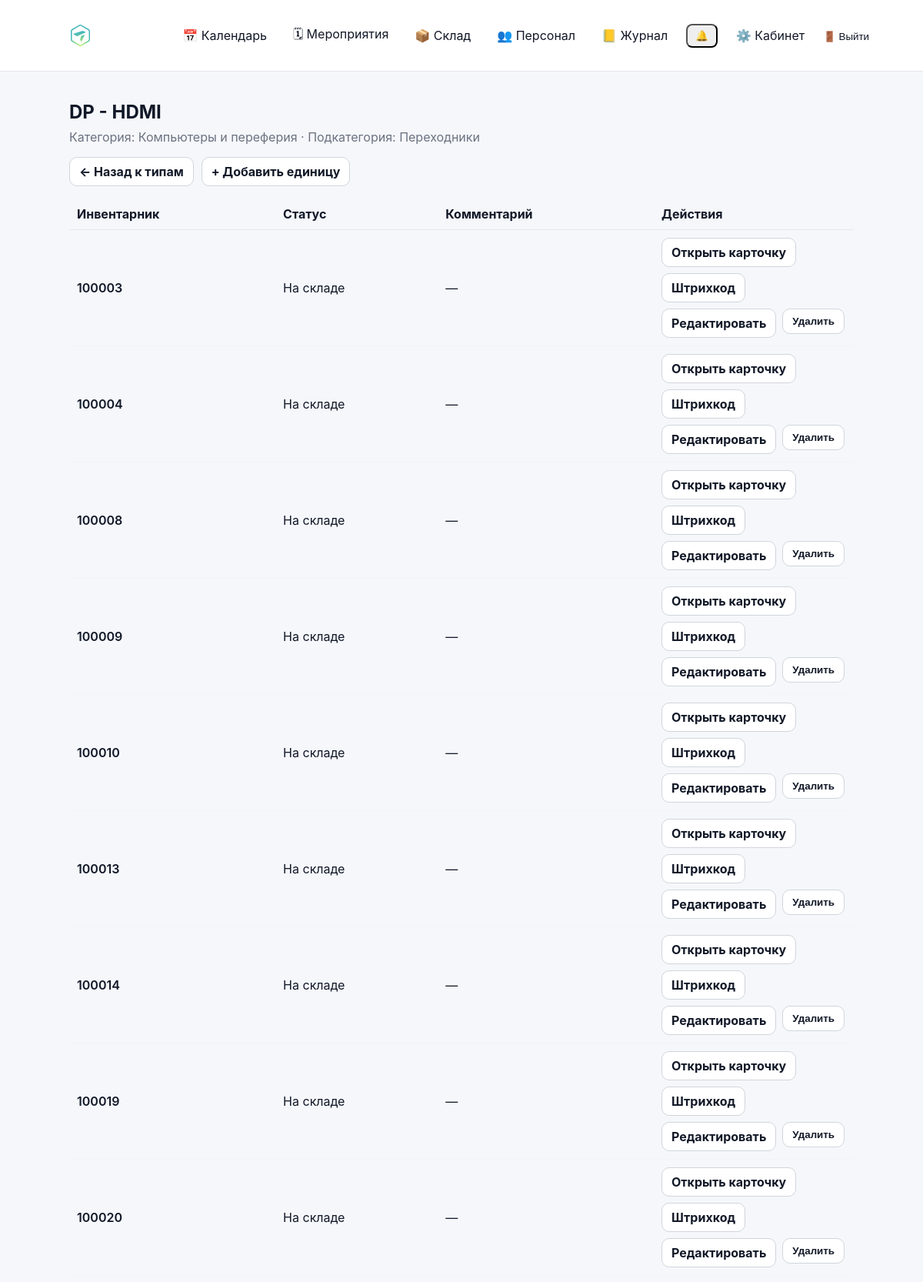
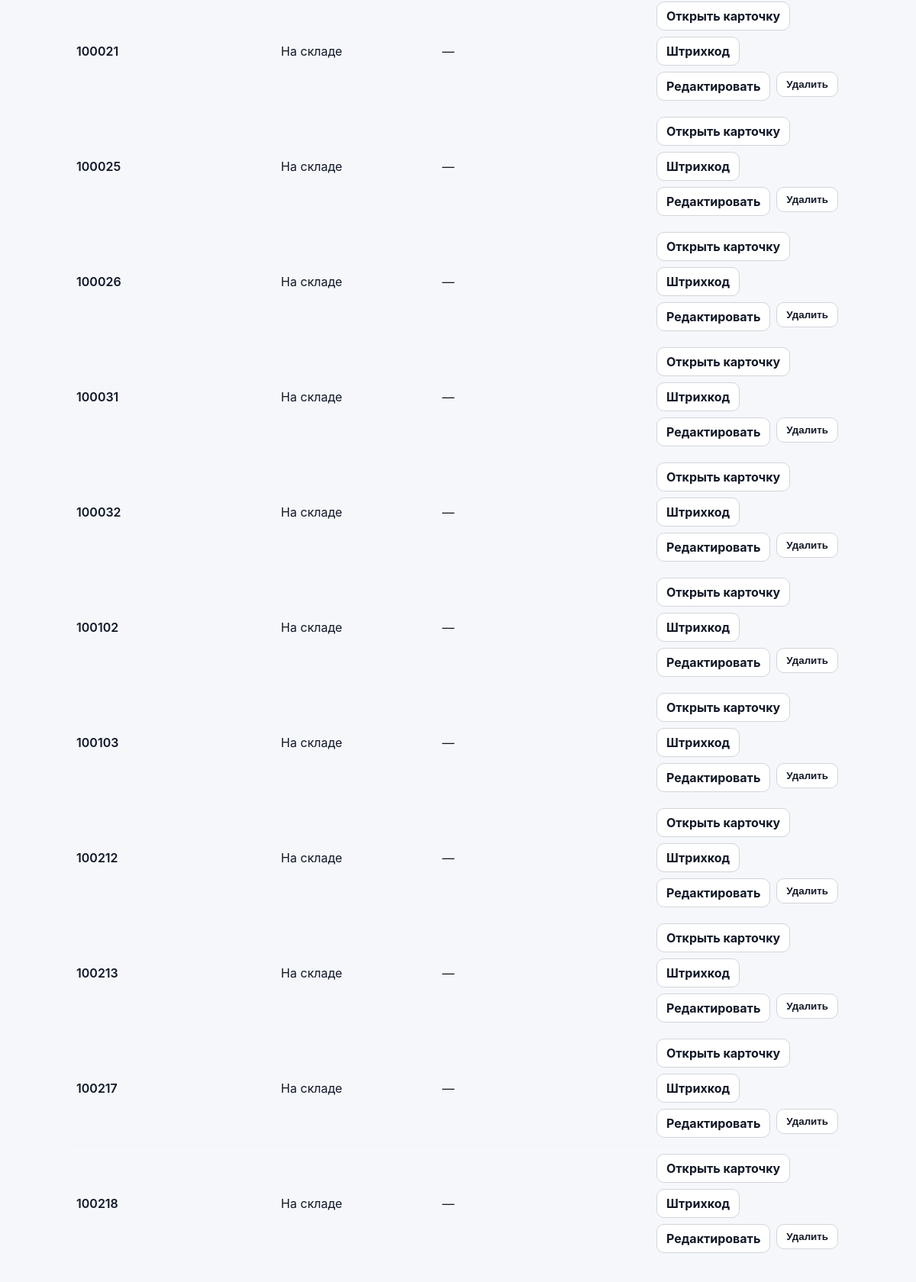
/warehouse/types/77/items/ (signed in), run on the app's committed database (2 pictures, top to bottom).
### inventory/models.py (models this page shows, shortened)
class StockEquipmentType(models.Model):
    name = models.CharField(max_length=255)
    category = models.ForeignKey(StockCategory, on_delete=models.PROTECT)
    subcategory = models.ForeignKey(
        StockSubcategory,
        on_delete=models.PROTECT,
        null=True,
        blank=True
    )
    power_w = models.PositiveIntegerField(
        null=True,
        blank=True,
        verbose_name="Потребляемая мощность (Вт)"
    )
    dimensions_mm = models.CharField(
        max_length=100,
        null=True,
        blank=True,
        verbose_name="Габариты (мм)"
    )
    weight_kg = models.DecimalField(
        max_digits=6,
        decimal_places=2,
        null=True,
        blank=True,
        verbose_name="Вес (кг)"
    )
    name = models.CharField(max_length=200)
    description = models.TextField(blank=True)
    weight_kg = models.DecimalField(max_digits=8, decimal_places=3, null=True, blank=True)
    width_mm = models.PositiveIntegerField(null=True, blank=True)
    height_mm = models.PositiveIntegerField(null=True, blank=True)
    depth_mm = models.PositiveIntegerField(null=True, blank=True)
    power_watt = models.PositiveIntegerField(null=True, blank=True)
    is_active = models.BooleanField(default=True)
    created_at = models.DateTimeField(auto_now_add=True)
    class Meta:
        verbose_name = "Тип оборудования склада"
        verbose_name_plural = "Типы оборудования склада"
        unique_together = ("category", "subcategory", "name")
        ordering = ["category__name", "subcategory__name", "name", "id"]

class StockCategory(models.Model):
    name = models.CharField(max_length=100, unique=True)
    class Meta:
        verbose_name = "Категория склада"
        verbose_name_plural = "Категории склада"
        ordering = ["name", "id"]

class StockSubcategory(models.Model):
    category = models.ForeignKey(StockCategory, on_delete=models.PROTECT, related_name="subcategories")
    name = models.CharField(max_length=100)
    class Meta:
        verbose_name = "Подкатегория склада"
        verbose_name_plural = "Подкатегории склада"
        unique_together = ("category", "name")
        ordering = ["category__name", "name", "id"]

class StockEquipmentItem(models.Model):
    STATUS_STORAGE = "storage"
    STATUS_EVENT = "event"
    STATUS_REPAIR = "repair"
    STATUS_CHOICES = (
        (STATUS_STORAGE, "На складе"),
        (STATUS_EVENT, "На мероприятии"),
        (STATUS_REPAIR, "В ремонте"),
    )
    equipment_type = models.ForeignKey(
        StockEquipmentType,
        on_delete=models.PROTECT,
        related_name="items",
    )
    inventory_number = models.CharField(max_length=64, unique=True)
    status = models.CharField(
        max_length=16,
        choices=STATUS_CHOICES,
        default=STATUS_STORAGE,
    )
    comment = models.CharField(max_length=255, blank=True)
    photo = models.FileField(upload_to="equipment_photos/", blank=True, null=True)
    kit_items = models.ManyToManyField(
        "self",
        symmetrical=False,
        blank=True,
        related_name="kit_parents",
        verbose_name="Комплект",
    )
    created_at = models.DateTimeField(auto_now_add=True)
    class Meta:
        verbose_name = "Единица оборудования"
        verbose_name_plural = "Единицы оборудования"
        ordering = ["equipment_type__name", "inventory_number", "id"]

### inventory/warehouse_items_views.py (the view)
# urls.py: path("warehouse/types/<int:type_id>/items/", warehouse_items_views.stock_items_list_view, name="stock_items_list"),
@login_required
def stock_items_list_view(request, type_id: int):
    if not can_view_stock(request.user):
        return _forbidden()
    eq_type = get_object_or_404(StockEquipmentType, pk=type_id)
    items = StockEquipmentItem.objects.filter(equipment_type=eq_type).order_by("inventory_number", "id")
    return render(
        request,
        "inventory/warehouse/items_list.html",
        {
            "eq_type": eq_type,
            "items": items,
            "can_manage": _can_manage(request.user),
        },
    )

### accounts/context_processors.py (called while the page is built)
def authz_flags(request):
    user = getattr(request, "user", None)
    return {
        "can_manage_staff": can_manage_staff(user),
        "can_edit_event_card": can_edit_event_card(user),
        "can_edit_event_equipment": can_edit_event_equipment(user),
        "can_edit_inventory": can_edit_inventory(user),
        "can_view_stock": can_view_stock(user),
    }

### accounts/permissions.py (called while the page is built)
def _ok(user) -> bool:
    return bool(user and user.is_authenticated)

def is_super(user) -> bool:
    return bool(_ok(user) and getattr(user, "is_superuser", False))

def can_manage_staff(user) -> bool:
    return is_super(user) or (_ok(user) and user.has_perm("accounts.manage_staff"))

def can_edit_inventory(user) -> bool:
    return is_super(user) or (_ok(user) and user.has_perm("inventory.manage_inventory"))

def can_view_stock(user) -> bool:
    return is_super(user) or (_ok(user) and (user.has_perm("inventory.manage_inventory") or user.has_perm("events.edit_event_card")))

def can_edit_event_card(user) -> bool:
    return is_super(user) or (_ok(user) and user.has_perm("events.edit_event_card"))

def can_edit_event_equipment(user) -> bool:
    return is_super(user) or (_ok(user) and user.has_perm("events.edit_event_equipment"))

### inventory/templatetags/inventory_extras.py (called while the page is built)
@register.filter(name="dash_if_empty")
def dash_if_empty(value):
    if value is None:
        return "—"
    if isinstance(value, str) and value.strip() == "":
        return "—"
    return value

### inventory/warehouse_items_views.py (called while the page is built)
def _can_manage(user) -> bool:
    return can_edit_inventory(user)

### inventory/templates/inventory/warehouse/items_list.html (shortened to what this page needs)
{% extends "base.html" %}
{% load static %}
{% load inventory_extras %}
{% block content %}
<div class="container" style="max-width:1100px; margin:0 auto; padding:20px;">
  <h2 style="margin:0 0 8px 0;">{{ eq_type.name }}</h2>
  <div style="margin:0 0 16px 0; color:#6b7280;">
    Категория: {{ eq_type.category.name|default:"—" }} · Подкатегория: {{ eq_type.subcategory.name|default:"—" }}
  </div>
  <div style="display:flex; gap:10px; align-items:center; margin-bottom:16px;">
    <a class="btn" href="{% url 'stock_type_list' %}">← Назад к типам</a>
    {% if can_manage %}
      <a class="btn" href="{% url 'stock_item_add' type_id=eq_type.id %}">+ Добавить единицу</a>
    {% endif %}
  </div>
  <table class="table" style="width:100%; border-collapse:collapse;">
    <thead>
      <tr style="text-align:left; border-bottom:1px solid #e5e7eb;">
        <th style="padding:10px;">Инвентарник</th>
        <th style="padding:10px;">Статус</th>
        <th style="padding:10px;">Комментарий</th>
        <th style="padding:10px; width:260px;">Действия</th>
      </tr>
    </thead>
    <tbody>
      {% for item in items %}
      <tr style="border-bottom:1px solid #f3f4f6;">
        <td style="padding:10px; font-weight:600;">{{ item.inventory_number }}</td>
        <td style="padding:10px;">{{ item.get_status_display }}</td>
        <td style="padding:10px;">{{ item.comment|dash_if_empty }}</td>
        <td style="padding:10px; display:flex; gap:8px; flex-wrap:wrap;">
          <a class="btn" href="{% url 'stock_item_card' type_id=eq_type.id item_id=item.id %}">Открыть карточку</a>
          <a class="btn" href="{% url 'stock_item_qr' type_id=eq_type.id item_id=item.id %}">Штрихкод</a>
          {% if can_manage %}
            <a class="btn" href="{% url 'stock_item_edit' type_id=eq_type.id item_id=item.id %}">Редактировать</a>
            <form method="post" action="{% url 'stock_item_delete' type_id=eq_type.id item_id=item.id %}" style="margin:0;">
              <button class="btn" type="submit" onclick="return confirm('Удалить единицу?')">Удалить</button>
            </form>
          {% endif %}
        </td>
      </tr>
      {% empty %}
      <tr><td colspan="4" style="padding:14px; color:#6b7280;">Единицы ещё не заведены.</td></tr>
      {% endfor %}
    </tbody>
  </table>
</div>
{% endblock %}

### static/css/base.css (style rules this page uses)
* { box-sizing: border-box; }
html, body { height: 100%; }
body { margin: 0; font-family: -apple-system, BlinkMacSystemFont, "Segoe UI", Roboto, Arial, sans-serif; background: #f5f7fb; color: #111827; }
a { color: inherit; text-decoration: none; }
.container { max-width: 1100px; margin: 0 auto; padding: 20px; }
.btn { display: inline-flex; align-items: center; gap: 8px; padding: 8px 12px; border-radius: 10px; border: 1px solid #d1d5db; background: #ffffff; color: #111827; font-weight: 700; cursor: pointer; text-decoration: none; transition: transform 160ms ease, box-shadow 160ms ease, background 160ms ease, border-color 160ms ease; }

### data on the page
StockEquipmentType: name "DP - HDMI", category.name "Компьютеры и переферия", subcategory.name "Переходники"
StockEquipmentItem: inventory_number "100003", status "На складе", comment|dash_if_empty "—"
StockEquipmentItem: inventory_number "100004", status "На складе", comment|dash_if_empty "—"
StockEquipmentItem: inventory_number "100008", status "На складе", comment|dash_if_empty "—"
StockEquipmentItem: inventory_number "100009", status "На складе", comment|dash_if_empty "—"
StockEquipmentItem: inventory_number "100010", status "На складе", comment|dash_if_empty "—"
StockEquipmentItem: inventory_number "100013", status "На складе", comment|dash_if_empty "—"
StockEquipmentItem: inventory_number "100014", status "На складе", comment|dash_if_empty "—"
StockEquipmentItem: inventory_number "100019", status "На складе", comment|dash_if_empty "—"
StockEquipmentItem: inventory_number "100020", status "На складе", comment|dash_if_empty "—"
StockEquipmentItem: inventory_number "100021", status "На складе", comment|dash_if_empty "—"
StockEquipmentItem: inventory_number "100025", status "На складе", comment|dash_if_empty "—"
StockEquipmentItem: inventory_number "100026", status "На складе", comment|dash_if_empty "—"
StockEquipmentItem: inventory_number "100031", status "На складе", comment|dash_if_empty "—"
StockEquipmentItem: inventory_number "100032", status "На складе", comment|dash_if_empty "—"
StockEquipmentItem: inventory_number "100102", status "На складе", comment|dash_if_empty "—"
StockEquipmentItem: inventory_number "100103", status "На складе", comment|dash_if_empty "—"
StockEquipmentItem: inventory_number "100212", status "На складе", comment|dash_if_empty "—"
StockEquipmentItem: inventory_number "100213", status "На складе", comment|dash_if_empty "—"
StockEquipmentItem: inventory_number "100217", status "На складе", comment|dash_if_empty "—"
StockEquipmentItem: inventory_number "100218", status "На складе", comment|dash_if_empty "—"
